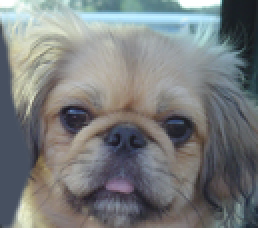
#> input picture data/dog.bmp, 129 x 114 px, shrunk from 410 x 361 before the run (shown 2 times larger)
$ python proj1_part2.py
#> lines starting #> are read from the running program, lines starting #| are printed output that depends on the picture
#> call 2 of load_image, with path = '../data/cat.bmp'
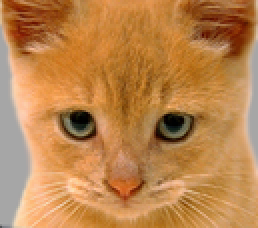
#> input picture data/cat.bmp, 129 x 114 px, shrunk from 410 x 361 before the run (shown 2 times larger)
### code/helpers.py
# Project Image Filtering and Hybrid Images Stencil Code
# Based on previous and current work
# by James Hays for CSCI 1430 @ Brown and
# CS 4495/6476 @ Georgia Tech
import numpy as np
from numpy import pi, exp, sqrt
from skimage import io, img_as_ubyte, img_as_float32
from skimage.transform import rescale
from skimage import data, color
from skimage.transform import rescale, resize, downscale_local_mean


def my_imfilter(image: np.ndarray, filter: np.ndarray):
  """
  Your function should meet the requirements laid out on the project webpage.
  Apply a filter to an image. Return the filtered image.
  Inputs:
  - image -> numpy nd-array of dim (m, n, c) for RGB images or numpy nd-array of dim (m, n) for gray scale images
  - filter -> numpy nd-array of odd dim (k, l)
  Returns
  - filtered_image -> numpy nd-array of dim (m, n, c) or numpy nd-array of dim (m, n)
  Errors if:
  - filter has any even dimension -> raise an Exception with a suitable error message.
  """
  #filtered_image = np.asarray([0])
  # Your code here #

  [i, j] = filter.shape
  r = image.shape[0]
  c = image.shape[1]
  number_of_channels = image.shape[2]

  conv_result=np.zeros((r+i-1,c+j-1,number_of_channels))
  for x in range(number_of_channels):
    image_padding = np.pad(image[:,:,x], (i//2, j//2), 'constant', constant_values=(0, 0))

    for y in range(c+j-1):
        for z in range(r+i-1):
            for k in range(j):
                for l in range(i):
                  if y-k>0 and z-l>0:
                    conv_result[z,y,x] = conv_result[z,y,x] + filter[l,k]*image_padding[z-l,y-k]

  filtered_image = conv_result[0: (r),0: (c),:]

  return filtered_image

def create_gaussian_filter(side_length, sigma):
    # create an empty numpy array with the specified side length
    kernel = np.empty((side_length, side_length))

    # calculate the center of the kernel
    center = (side_length - 1) / 2.

    # calculate the scaling factor
    factor = -0.5 / (sigma * sigma)

    # calculate the values of the kernel
    for i in range(side_length):
        for j in range(side_length):
            x = i - center
            y = j - center
            kernel[i, j] = np.exp(factor * (x * x + y * y))

    # normalize the kernel
    kernel /= np.sum(kernel)

    return kernel

def gen_hybrid_image(image1: np.ndarray, image2: np.ndarray, cutoff_frequency: float):
  """
   Inputs:
   - image1 -> The image from which to take the low frequencies.
   - image2 -> The image from which to take the high frequencies.
   - cutoff_frequency -> The standard deviation, in pixels, of the Gaussian
                         blur that will remove high frequencies.

   Task:
   - Use my_imfilter to create 'low_frequencies' and 'high_frequencies'.
   - Combine them to create 'hybrid_image'.
  """

  assert image1.shape == image2.shape

  # Steps:
  # (1) Remove the high frequencies from image1 by blurring it. The amount of
  #     blur that works best will vary with different image pairs
  # generate a gaussian kernel with mean=0 and sigma = cutoff_frequency,
  # Just a heads up but think how you can generate 2D gaussian kernel from 1D gaussian kernel
  side_length = 7
  kernel = create_gaussian_filter(side_length, cutoff_frequency)

  # Your code here:
  low_frequencies = my_imfilter(image1, kernel) # Replace with your implementation
#> after the loop in my_imfilter, `for x in range(number_of_channels):`:
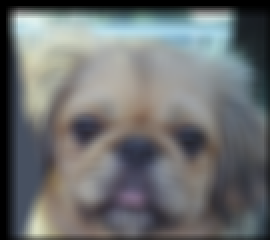
#> conv_result: shape (120, 135, 3) float64 (shown 2 times larger); mean R, G, B 0.427, 0.438, 0.44

  # (2) Remove the low frequencies from image2. The easiest way to do this is to
  #     subtract a blurred version of image2 from the original version of image2.
  #     This will give you an image centered at zero with negative values.
  # Your code here #
  high_frequencies = image2-my_imfilter(image2, kernel)  # Replace with your implementation
#> after the loop in my_imfilter (call 2), `for x in range(number_of_channels):`:
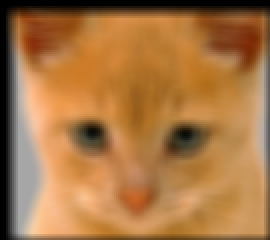
#> conv_result: shape (120, 135, 3) float64 (shown 2 times larger); mean R, G, B 0.661, 0.464, 0.269

  # (3) Combine the high frequencies and low frequencies
  # Your code here #
  hybrid_image = low_frequencies+high_frequencies # Replace with your implementation

  # (4) At this point, you need to be aware that values larger than 1.0
  # or less than 0.0 may cause issues in the functions in Python for saving
  # images to disk. These are called in proj1_part2 after the call to
  # gen_hybrid_image().
  # One option is to clip (also called clamp) all values below 0.0 to 0.0,
  # and all values larger than 1.0 to 1.0.
  hybrid_image=np.clip(hybrid_image,0,1)
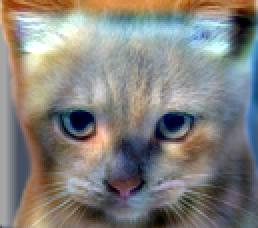
#> hybrid_image: shape (114, 129, 3) float64 (shown 2 times larger); mean R, G, B 0.518, 0.51, 0.493


  # (5) As a good software development practice you may add some checks (assertions) for the shapes
  # and ranges of your results. This can be performed as test for the code during development or even
  # at production!

  return low_frequencies, high_frequencies, hybrid_image

def vis_hybrid_image(hybrid_image: np.ndarray):
  """
  Visualize a hybrid image by progressively downsampling the image and
  concatenating all of the images together.
  """
  scales = 5
  scale_factor = 0.5
  padding = 5
  original_height = hybrid_image.shape[0]
#> original_height = 114
  num_colors = 1 if hybrid_image.ndim == 2 else 3
#> num_colors = 3

  output = np.copy(hybrid_image)
  cur_image = np.copy(hybrid_image)
  for scale in range(2, scales+1):
    # add padding
    output = np.hstack((output, np.ones((original_height, padding, num_colors),
                                        dtype=np.float32)))
    # downsample image
    cur_image = rescale(cur_image, scale_factor, mode='reflect', channel_axis=2)
    # pad the top to append to the output
    pad = np.ones((original_height-cur_image.shape[0], cur_image.shape[1],
                   num_colors), dtype=np.float32)
    tmp = np.vstack((pad, cur_image))
    output = np.hstack((output, tmp))
#> this loop made 4 passes
#> pass 1, in vis_hybrid_image, `tmp = np.vstack((pad, cur_image))`:
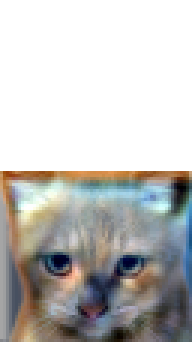
#> tmp: shape (114, 64, 3) float64 (shown 3 times larger); mean R, G, B 0.759, 0.755, 0.747
#> after the loop:
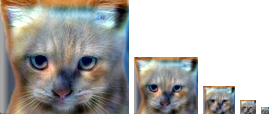
#> output: shape (114, 269, 3) float64; mean R, G, B 0.693, 0.688, 0.677
  return output

def load_image(path):
  return img_as_float32(io.imread(path))

def save_image(path, im):
  return io.imsave(path, img_as_ubyte(im.copy()))

### code/proj1_part2.py
# Project Image Filtering and Hybrid Images - Generate Hybrid Image
# Based on previous and current work
# by James Hays for CSCI 1430 @ Brown and
# CS 4495/6476 @ Georgia Tech
import numpy as np
import matplotlib
import matplotlib.pyplot as plt
from helpers import vis_hybrid_image, load_image, save_image, my_imfilter, gen_hybrid_image

# Before trying to construct hybrid images, it is suggested that you
# implement my_imfilter in helpers.py and then debug it using proj1_part1.py

# Debugging tip: You can split your python code and print in between
# to check if the current states of variables are expected or use a proper debugger.

## Setup
# Read images and convert to floating point format
image1 = load_image('../data/dog.bmp')
image2 = load_image('../data/cat.bmp')

# display the dog and cat images
plt.figure(figsize=(3,3))
plt.imshow((image1*255).astype(np.uint8))
plt.figure(figsize=(3,3))
plt.imshow((image2*255).astype(np.uint8))

# For your write up, there are several additional test cases in 'data'.
# Feel free to make your own, too (you'll need to align the images in a
# photo editor such as Photoshop).
# The hybrid images will differ depending on which image you
# assign as image1 (which will provide the low frequencies) and which image
# you asign as image2 (which will provide the high frequencies)

## Hybrid Image Construction ##
# cutoff_frequency is the standard deviation, in pixels, of the Gaussian#
# blur that will remove high frequencies. You may tune this per image pair
# to achieve better results.
cutoff_frequency = 7
low_frequencies, high_frequencies, hybrid_image = gen_hybrid_image(image1, image2, cutoff_frequency)

## Visualize and save outputs ##
plt.figure()
plt.imshow((low_frequencies*255).astype(np.uint8))
plt.figure()
plt.imshow(((high_frequencies+0.5)*255).astype(np.uint8))
vis = vis_hybrid_image(hybrid_image)
plt.figure(figsize=(20, 20))
plt.imshow(vis)

save_image('../results/low_frequencies.jpg', low_frequencies)
save_image('../results/high_frequencies.jpg', np.clip(high_frequencies+0.5,0,1))
save_image('../results/hybrid_image.jpg', hybrid_image)
save_image('../results/hybrid_image_scales.jpg', vis)
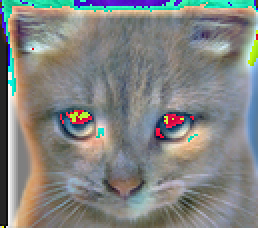
#> shown: shape (114, 129, 3) (shown 2 times larger); mean R, G, B 129.8, 131.8, 129.1
